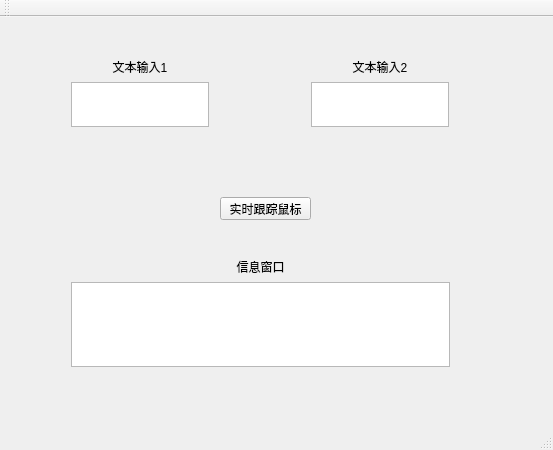
<?xml version="1.0" encoding="UTF-8"?>
<ui version="4.0">
 <class>MainWindow</class>
 <widget class="QMainWindow" name="MainWindow">
  <property name="geometry">
   <rect>
    <x>0</x>
    <y>0</y>
    <width>553</width>
    <height>450</height>
   </rect>
  </property>
  <property name="mouseTracking">
   <bool>true</bool>
  </property>
  <property name="windowTitle">
   <string>MainWindow</string>
  </property>
  <widget class="QWidget" name="centralWidget">
   <widget class="QWidget" name="verticalLayoutWidget">
    <property name="geometry">
     <rect>
      <x>60</x>
      <y>30</y>
      <width>160</width>
      <height>91</height>
     </rect>
    </property>
    <layout class="QVBoxLayout" name="verticalLayout">
     <item>
      <widget class="QLabel" name="label">
       <property name="text">
        <string>文本输入1</string>
       </property>
       <property name="alignment">
        <set>Qt::AlignCenter</set>
       </property>
      </widget>
     </item>
     <item>
      <widget class="QTextEdit" name="textEdit"/>
     </item>
    </layout>
   </widget>
   <widget class="QWidget" name="verticalLayoutWidget_2">
    <property name="geometry">
     <rect>
      <x>300</x>
      <y>30</y>
      <width>160</width>
      <height>91</height>
     </rect>
    </property>
    <layout class="QVBoxLayout" name="verticalLayout_2">
     <item>
      <widget class="QLabel" name="label_2">
       <property name="text">
        <string>文本输入2</string>
       </property>
       <property name="alignment">
        <set>Qt::AlignCenter</set>
       </property>
      </widget>
     </item>
     <item>
      <widget class="QTextEdit" name="textEdit_2"/>
     </item>
    </layout>
   </widget>
   <widget class="QPushButton" name="pushButton">
    <property name="geometry">
     <rect>
      <x>220</x>
      <y>180</y>
      <width>91</width>
      <height>23</height>
     </rect>
    </property>
    <property name="text">
     <string>实时跟踪鼠标</string>
    </property>
    <property name="checkable">
     <bool>true</bool>
    </property>
   </widget>
   <widget class="QWidget" name="">
    <property name="geometry">
     <rect>
      <x>60</x>
      <y>230</y>
      <width>401</width>
      <height>131</height>
     </rect>
    </property>
    <layout class="QVBoxLayout" name="verticalLayout_3">
     <item>
      <widget class="QLabel" name="label_3">
       <property name="text">
        <string>信息窗口</string>
       </property>
       <property name="alignment">
        <set>Qt::AlignCenter</set>
       </property>
      </widget>
     </item>
     <item>
      <widget class="QTextEdit" name="textEdit_3">
       <property name="readOnly">
        <bool>true</bool>
       </property>
      </widget>
     </item>
    </layout>
   </widget>
  </widget>
  <widget class="QMenuBar" name="menuBar">
   <property name="geometry">
    <rect>
     <x>0</x>
     <y>0</y>
     <width>553</width>
     <height>21</height>
    </rect>
   </property>
  </widget>
  <widget class="QToolBar" name="mainToolBar">
   <attribute name="toolBarArea">
    <enum>TopToolBarArea</enum>
   </attribute>
   <attribute name="toolBarBreak">
    <bool>false</bool>
   </attribute>
  </widget>
  <widget class="QStatusBar" name="statusBar"/>
 </widget>
 <layoutdefault spacing="6" margin="11"/>
 <resources/>
 <connections/>
</ui>
